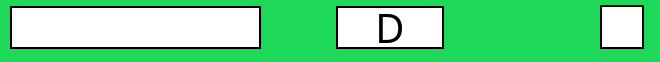
       <widget class="QWidget" name="key4" native="true">
        <property name="sizePolicy">
         <sizepolicy hsizetype="Preferred" vsizetype="Fixed">
          <horstretch>0</horstretch>
          <verstretch>0</verstretch>
         </sizepolicy>
        </property>
        <property name="minimumSize">
         <size>
          <width>0</width>
          <height>55</height>
         </size>
        </property>
        <property name="maximumSize">
         <size>
          <width>16777215</width>
          <height>90</height>
         </size>
        </property>
        <property name="cursor">
         <cursorShape>PointingHandCursor</cursorShape>
        </property>
        <property name="styleSheet">
         <string notr="true">background-color: rgb(30, 217, 89);
</string>
        </property>
        <widget class="QLineEdit" name="game_command4">
         <property name="geometry">
          <rect>
           <x>10</x>
           <y>6</y>
           <width>251</width>
           <height>43</height>
          </rect>
         </property>
         <property name="sizePolicy">
          <sizepolicy hsizetype="Expanding" vsizetype="Preferred">
           <horstretch>0</horstretch>
           <verstretch>0</verstretch>
          </sizepolicy>
         </property>
         <property name="minimumSize">
          <size>
           <width>0</width>
           <height>43</height>
          </size>
         </property>
         <property name="maximumSize">
          <size>
           <width>16777215</width>
           <height>16777215</height>
          </size>
         </property>
         <property name="font">
          <font>
           <family>Berlin Sans FB</family>
           <pointsize>20</pointsize>
          </font>
         </property>
         <property name="styleSheet">
          <string notr="true">background-color: rgb(255, 255, 255);
color: rgb(0, 0, 0);
border-style: solid;
border-width: 2px;
border-color: black;</string>
         </property>
         <property name="inputMask">
          <string notr="true"/>
         </property>
         <property name="maxLength">
          <number>16</number>
         </property>
         <property name="alignment">
          <set>Qt::AlignCenter</set>
         </property>
        </widget>
        <widget class="QLabel" name="key_4_name">
         <property name="geometry">
          <rect>
           <x>336</x>
           <y>6</y>
           <width>108</width>
           <height>43</height>
          </rect>
         </property>
         <property name="font">
          <font>
           <family>Berlin Sans FB</family>
           <pointsize>30</pointsize>
          </font>
         </property>
         <property name="styleSheet">
          <string notr="true">background-color: rgb(255, 255, 255);
border-style: solid;
border-width: 2px;
border-color: black;</string>
         </property>
         <property name="text">
          <string>D</string>
         </property>
         <property name="alignment">
          <set>Qt::AlignCenter</set>
         </property>
        </widget>
        <widget class="QCheckBox" name="checkBoxD">
         <property name="geometry">
          <rect>
           <x>600</x>
           <y>2</y>
           <width>51</width>
           <height>51</height>
          </rect>
         </property>
         <property name="styleSheet">
          <string notr="true">QCheckBox::indicator {
     width: 40px;
     height: 40px;
	border-style: solid;
    border-width: 2px;
    border-color: black;
}

QCheckBox::indicator:checked {
background-color: rgb(7, 113, 240);
}
QCheckBox::indicator:unchecked {
    background-color: rgb(255, 255, 255);
}
</string>
         </property>
         <property name="text">
          <string/>
         </property>
         <property name="iconSize">
          <size>
           <width>23</width>
           <height>28</height>
          </size>
         </property>
         <property name="checkable">
          <bool>true</bool>
         </property>
        </widget>
       </widget>
